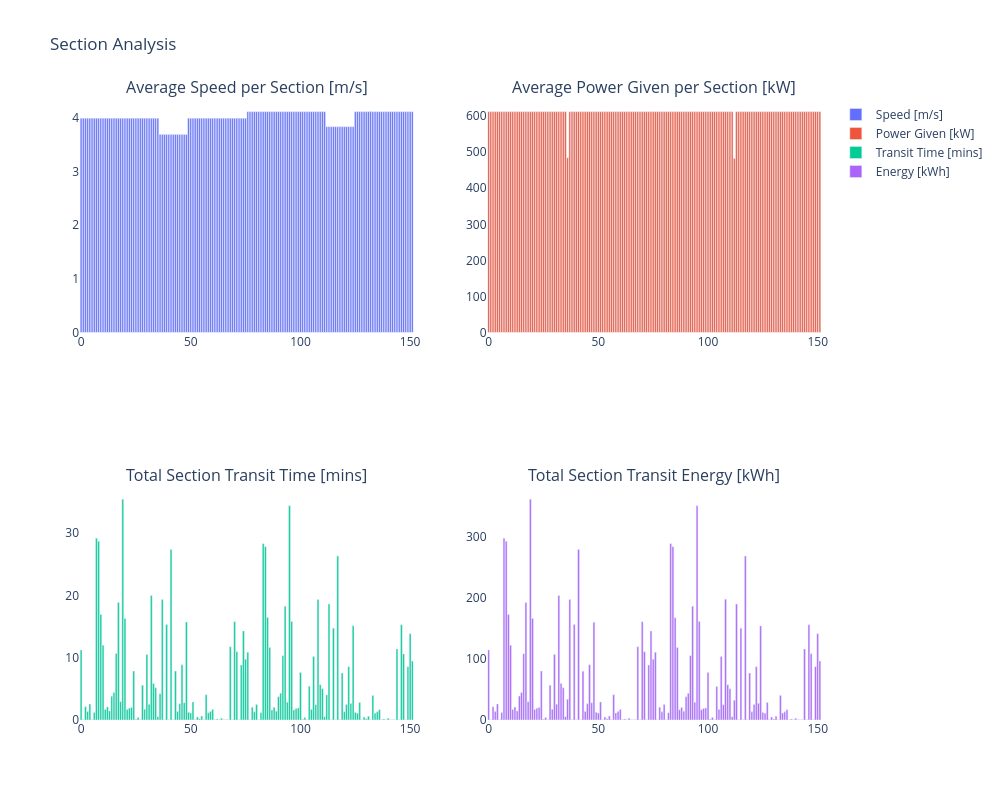

Source (notebook cell):
### Code cell
# Calculate average speed
average_speed = df_eventtable_energy_fuel['distance (m)'] / df_eventtable_energy_fuel['duration (s)']

# Calculate durations in minutes
durations = [
    (row['stop time'] - row['start time']).total_seconds() / 60
    for _, row in df_eventtable_energy_fuel.iterrows()
]

# Create 2x2 subplot figure
fig = make_subplots(rows=2, cols=2, subplot_titles=[
    'Average Speed per Section [m/s]',
    'Average Power Given per Section [kW]',
    'Total Section Transit Time [mins]',
    'Total Section Transit Energy [kWh]'
])

# Add bar charts to subplots
fig.add_trace(go.Bar(x=df.index, y=average_speed, name='Speed [m/s]'), row=1, col=1)
fig.add_trace(go.Bar(x=df.index, y=df_eventtable_energy_fuel['P_given (kW)'], name='Power Given [kW]'), row=1, col=2)
fig.add_trace(go.Bar(x=df.index, y=durations, name='Transit Time [mins]'), row=2, col=1)
fig.add_trace(go.Bar(x=df.index, y=df_eventtable_energy_fuel['total_energy (kWh)'], name='Energy [kWh]'), row=2, col=2)

# Update layout
fig.update_layout(
    height=800,
    width=1000,
    title_text='Section Analysis',
    plot_bgcolor='white'
)

# fig.show()

### Figure 1 — Plotly figure (JSON) as saved in the notebook; plotly's stock layout.template omitted (floating-point values rounded to 4 significant figures; data arrays with more than 128 entries replaced by an {"elided": "..."} marker saying what was removed)
{"data": [{"name": "Speed [m/s]", "type": "bar", "x": {"elided": "152 int values"}, "xaxis": "x", "y": {"elided": "900 float values"}, "yaxis": "y"}, {"name": "Power Given [kW]", "type": "bar", "x": {"elided": "152 int values"}, "xaxis": "x2", "y": {"elided": "900 float values"}, "yaxis": "y2"}, {"name": "Transit Time [mins]", "type": "bar", "x": {"elided": "152 int values"}, "xaxis": "x3", "y": {"elided": "900 float values"}, "yaxis": "y3"}, {"name": "Energy [kWh]", "type": "bar", "x": {"elided": "152 int values"}, "xaxis": "x4", "y": {"elided": "900 float values"}, "yaxis": "y4"}], "layout": {"annotations": [{"font": {"size": 16}, "showarrow": false, "text": "Average Speed per Section [m/s]", "x": 0.225, "xanchor": "center", "xref": "paper", "y": 1, "yanchor": "bottom", "yref": "paper"}, {"font": {"size": 16}, "showarrow": false, "text": "Average Power Given per Section [kW]", "x": 0.775, "xanchor": "center", "xref": "paper", "y": 1, "yanchor": "bottom", "yref": "paper"}, {"font": {"size": 16}, "showarrow": false, "text": "Total Section Transit Time [mins]", "x": 0.225, "xanchor": "center", "xref": "paper", "y": 0.375, "yanchor": "bottom", "yref": "paper"}, {"font": {"size": 16}, "showarrow": false, "text": "Total Section Transit Energy [kWh]", "x": 0.775, "xanchor": "center", "xref": "paper", "y": 0.375, "yanchor": "bottom", "yref": "paper"}], "height": 800, "plot_bgcolor": "white", "title": {"text": "Section Analysis"}, "width": 1000, "xaxis": {"anchor": "y", "domain": [0, 0.45]}, "xaxis2": {"anchor": "y2", "domain": [0.55, 1]}, "xaxis3": {"anchor": "y3", "domain": [0, 0.45]}, "xaxis4": {"anchor": "y4", "domain": [0.55, 1]}, "yaxis": {"anchor": "x", "domain": [0.625, 1]}, "yaxis2": {"anchor": "x2", "domain": [0.625, 1]}, "yaxis3": {"anchor": "x3", "domain": [0, 0.375]}, "yaxis4": {"anchor": "x4", "domain": [0, 0.375]}}}
